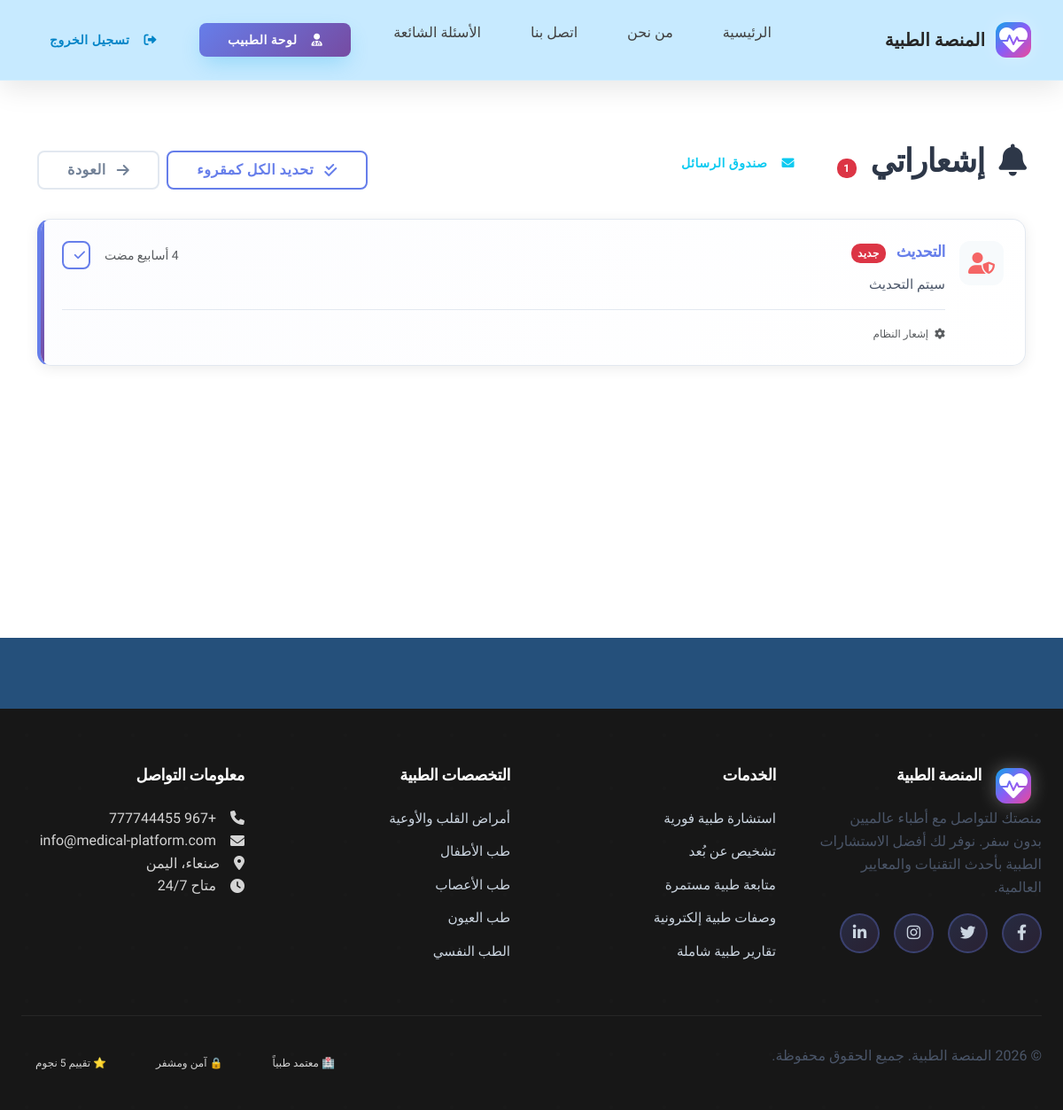
The app's page /doctors/notifications/ (signed in) with its own data.
### doctors/models.py (models this page shows, shortened)
class DoctorNotification(models.Model):
    NOTIFICATION_TYPES = (
        ('new_case', 'حالة جديدة'),
        ('admin', 'إشعار إداري'),
        ('patient_message', 'رسالة من مريض'),
        ('response_approved', 'تم اعتماد الرد'),
        ('response_rejected', 'تم رفض الرد'),
        ('general', 'عام'),
    )
    doctor = models.ForeignKey(Doctor, on_delete=models.CASCADE, related_name='notifications')
    title = models.CharField(max_length=200)
    message = models.TextField()
    notification_type = models.CharField(max_length=20, choices=NOTIFICATION_TYPES, default='general')
    is_read = models.BooleanField(default=False)
    related_case = models.ForeignKey('patients.MedicalCase', on_delete=models.CASCADE, null=True, blank=True)
    sender_patient = models.ForeignKey('patients.Patient', on_delete=models.CASCADE, null=True, blank=True)
    sender_admin = models.ForeignKey(User, on_delete=models.CASCADE, null=True, blank=True)
    created_at = models.DateTimeField(auto_now_add=True)
    updated_at = models.DateTimeField(auto_now=True)
    class Meta:
        verbose_name = 'إشعار الطبيب'
        verbose_name_plural = 'إشعارات الأطباء'
        ordering = ['-created_at']

### doctors/views.py (the view, shortened to what this page needs)
# urls.py: path('notifications/', views.DoctorNotificationsView.as_view(), name='notifications'),
class DoctorNotificationsView(DoctorRequiredMixin, TemplateView):
    template_name = 'doctors/notifications.html'
    def get_context_data(self, **kwargs):
        context = super().get_context_data(**kwargs)
        doctor = get_object_or_404(Doctor, user=self.request.user)
        from .models import DoctorNotification
        notifications = DoctorNotification.objects.filter(
            doctor=doctor
        ).order_by('-created_at')
        context['notifications'] = notifications
        context['unread_count'] = notifications.filter(is_read=False).count()
        from admin_panel.models import AdminMessage
        context['unread_messages_count'] = AdminMessage.objects.filter(
            recipient=self.request.user,
            is_read=False,
        ).count()
        context['doctor'] = doctor
        return context

### admin_panel/context_processors.py (called while the page is built, shortened)
def admin_context(request):
    context = {}
    return context

### doctors/views.py (called while the page is built)
    def dispatch(self, request, *args, **kwargs):
        if not request.user.is_authenticated or request.user.user_type != 'doctor':
            messages.error(request, _('يجب أن تكون طبيباً مسجلاً للوصول لهذه الصفحة.'))
            return redirect('accounts:login')
        return super().dispatch(request, *args, **kwargs)

### templates/doctors/notifications.html (shortened to what this page needs)
{% extends 'base.html' %}
{% load i18n %}
{% block content %}
<div class="container py-5">
    <div class="row">
        <div class="col-12">
            <div class="d-flex justify-content-between align-items-center mb-4">
                <h2>
                    <i class="fas fa-bell me-2"></i>
                    {% trans "إشعاراتي" %}
                    {% if unread_count > 0 %}
                        <span class="badge bg-danger ms-2">{{ unread_count }}</span>
                    {% endif %}
                    <a href="{% url 'doctors:messages' %}" class="btn btn-sm btn-outline-info ms-2">
                        <i class="fas fa-envelope"></i> صندوق الرسائل
                    </a>
                </h2>
                <div class="d-flex gap-2">
                    {% if unread_count > 0 %}
                        <form method="post" class="d-inline">
                            <button type="submit" class="btn btn-outline-primary">
                                <i class="fas fa-check-double me-1"></i>
                                {% trans "تحديد الكل كمقروء" %}
                            </button>
                        </form>
                    {% endif %}
                    <a href="{% url 'doctors:dashboard' %}" class="btn btn-outline-secondary">
                        <i class="fas fa-arrow-left me-1"></i>
                        {% trans "العودة" %}
                    </a>
                </div>
            </div>
        </div>
    </div>
    {% if notifications %}
        <div class="row">
            <div class="col-12">
                <div class="notifications-container">
                    {% for notification in notifications %}
                        <div class="notification-card {% if not notification.is_read %}unread{% endif %}"
                             data-notification-id="{{ notification.id }}">
                            <div class="notification-header">
                                <div class="notification-icon">
                                    {% if notification.notification_type == 'general' %}
                                        <i class="fas fa-info-circle text-primary"></i>
                                    {% elif notification.notification_type == 'new_case' %}
                                        <i class="fas fa-file-medical text-success"></i>
                                    {% elif notification.notification_type == 'case_update' %}
                                        <i class="fas fa-sync text-info"></i>
                                    {% elif notification.notification_type == 'patient_message' %}
                                        <i class="fas fa-comment text-warning"></i>
                                    {% elif notification.notification_type == 'payment' %}
                                        <i class="fas fa-money-bill text-success"></i>
                                    {% elif notification.notification_type == 'rating' %}
                                        <i class="fas fa-star text-warning"></i>
                                    {% elif notification.notification_type == 'system' %}
                                        <i class="fas fa-cog text-secondary"></i>
                                    {% elif notification.notification_type == 'admin' %}
                                        <i class="fas fa-user-shield text-danger"></i>
                                    {% endif %}
                                </div>
                                <div class="notification-content">
                                    <div class="d-flex justify-content-between align-items-start">
                                        <h6 class="notification-title">
                                            {{ notification.title }}
                                            {% if not notification.is_read %}
                                                <span class="badge bg-danger ms-2">{% trans "جديد" %}</span>
                                            {% endif %}
                                        </h6>
                                        <div class="notification-meta">
                                            <small class="text-muted">{{ notification.created_at|timesince }} {% trans "مضت" %}</small>
                                            {% if not notification.is_read %}
                                                <button class="btn btn-sm btn-outline-primary ms-2 mark-read-btn"
                                                        data-notification-id="{{ notification.id }}">
                                                    <i class="fas fa-check"></i>
                                                </button>
                                            {% endif %}
                                        </div>
                                    </div>
                                    <p class="notification-message">{{ notification.message }}</p>
                                    <div class="notification-footer">
                                        <div class="d-flex justify-content-between align-items-center">
                                            <div class="notification-sender">
                                                {% if notification.sender_patient %}
                                                    <small class="text-muted">
                                                        <i class="fas fa-user me-1"></i>
                                                        {% trans "من المريض" %}: {{ notification.sender_patient.user.first_name }}
                                                    </small>
                                                {% elif notification.sender_admin %}
                                                    <small class="text-muted">
                                                        <i class="fas fa-user-shield me-1"></i>
                                                        {% trans "من الإدارة" %}
                                                    </small>
                                                {% else %}
                                                    <small class="text-muted">
                                                        <i class="fas fa-cog me-1"></i>
                                                        {% trans "إشعار النظام" %}
                                                    </small>
                                                {% endif %}
                                            </div>
                                        </div>
                                    </div>
                                </div>
                            </div>
                        </div>
                    {% endfor %}
                </div>
            </div>
        </div>
    {% endif %}
</div>
{% endblock %}

### static/css/components.css (style rules this page uses)
.btn { display: inline-flex; align-items: center; justify-content: center; gap: var(--space-2); padding: var(--space-3) var(--space-6); font-family: var(--font-primary); font-weight: var(--font-semibold); font-size: var(--text-base); line-height: var(--leading-none); text-decoration: none; border: none; border-radius: var(--radius-lg); cursor: pointer; transition: all var(--duration-200) var(--ease-out); position: relative; overflow: hidden; white-space: nowrap; }
.btn::before { content: ''; position: absolute; top: 0; left: -100%; width: 100%; height: 100%; background: linear-gradient(90deg, transparent, rgba(255, 255, 255, 0.2), transparent); transition: left var(--duration-500) var(--ease-out); }
.btn-sm { padding: var(--space-2) var(--space-4); font-size: var(--text-sm); }

### static/css/premium-typography.css (style rules this page uses)
:root { --font-arabic-primary: 'Tajawal', 'IBM Plex Sans Arabic', 'Almarai', sans-serif; --font-arabic-secondary: 'Noto Kufi Arabic', 'Almarai', sans-serif; --font-arabic-display: 'Almarai', 'Tajawal', sans-serif; --font-english-primary: 'Poppins', 'Montserrat', 'Nunito', sans-serif; --font-english-secondary: 'Nunito', 'Poppins', sans-serif; --font-english-display: 'Montserrat', 'Poppins', sans-serif; --font-weight-light: 300; --font-weight-regular: 400; --font-weight-medium: 500; --font-weight-semibold: 600; --font-weight-bold: 700; --font-weight-extrabold: 800; --font-weight-black: 900; --font-size-xs: 0.75rem; --font-size-sm: 0.875rem; --font-size-base: 1rem; --font-size-lg: 1.125rem; --font-size-xl: 1.25rem; --font-size-2xl: 1.5rem; --font-size-3xl: 1.875rem; --font-size-4xl: 2.25rem; --font-size-5xl: 3rem; --font-size-6xl: 3.75rem; --font-size-7xl: 4.5rem; --line-height-tight: 1.25; --line-height-snug: 1.375; --line-height-normal: 1.5; --line-height-relaxed: 1.625; --line-height-loose: 2; --letter-spacing-tighter: -0.05em; --letter-spacing-tight: -0.025em; --letter-spacing-normal: 0; --letter-spacing-wide: 0.025em; --letter-spacing-wider: 0.05em; --letter-spacing-widest: 0.1em; }
* { -webkit-font-smoothing: antialiased; -moz-osx-font-smoothing: grayscale; text-rendering: optimizeLegibility; }
body { font-family: var(--font-arabic-primary); font-weight: var(--font-weight-regular); font-size: var(--font-size-base); line-height: var(--line-height-normal); letter-spacing: var(--letter-spacing-normal); color: #1a202c; background-color: #ffffff; }
h1, h2, h3, h4, h5, h6, .h1, .h2, .h3, .h4, .h5, .h6 { font-family: var(--font-arabic-display); font-weight: var(--font-weight-bold); line-height: var(--line-height-tight); letter-spacing: var(--letter-spacing-tight); margin-bottom: 0.5em; color: #2d3748; }
h2, .h2 { font-size: var(--font-size-4xl); font-weight: var(--font-weight-bold); }
h6, .h6 { font-size: var(--font-size-lg); font-weight: var(--font-weight-medium); }
p, .text-body { font-family: var(--font-arabic-primary); font-size: var(--font-size-base); line-height: var(--line-height-relaxed); margin-bottom: 1rem; color: #4a5568; }
.btn { font-family: var(--font-arabic-primary); font-weight: var(--font-weight-semibold); font-size: var(--font-size-base); letter-spacing: var(--letter-spacing-wide); text-transform: none; }
.btn-sm { font-size: var(--font-size-sm); font-weight: var(--font-weight-medium); }
.badge { font-family: var(--font-arabic-primary); font-weight: var(--font-weight-semibold); font-size: var(--font-size-xs); letter-spacing: var(--letter-spacing-wide); }
[dir="rtl"] { text-align: right; }

### static/css/global-enhancements.css (style rules this page uses)
body { padding-top: 80px !important; font-family: 'Tajawal', 'Poppins', sans-serif !important; line-height: 1.6; color: #2d3748; }
.btn { font-family: 'Tajawal', 'Poppins', sans-serif; font-weight: 600; border-radius: 25px; padding: 0.75rem 2rem; border: none; transition: all 0.3s cubic-bezier(0.4, 0, 0.2, 1); position: relative; overflow: hidden; text-transform: none; letter-spacing: 0.5px; }
.btn::before { content: ''; position: absolute; top: 0; left: -100%; width: 100%; height: 100%; background: linear-gradient(90deg, transparent, rgba(255,255,255,0.2), transparent); transition: left 0.6s; }
.badge { font-family: 'Tajawal', 'Poppins', sans-serif; font-weight: 600; padding: 0.5rem 1rem; border-radius: 20px; font-size: 0.8rem; letter-spacing: 0.3px; }
* { transition: color 0.3s ease, background-color 0.3s ease, border-color 0.3s ease, transform 0.3s ease, box-shadow 0.3s ease; }

### static/css/style.css (style rules this page uses)
body { font-family: 'Cairo', sans-serif; background-color: #25507b; }
.btn { border-radius: 8px; font-weight: 600; }

### templates/base.html (style rules this page uses)
html, body { overflow-x: hidden; }

### records on screen
DoctorNotification: notification_type "admin" (drawn), title "التحديث", created_at "4 أسابيع", message "سيتم التحديث"

### other values on screen
{{ unread_count }} "1"
